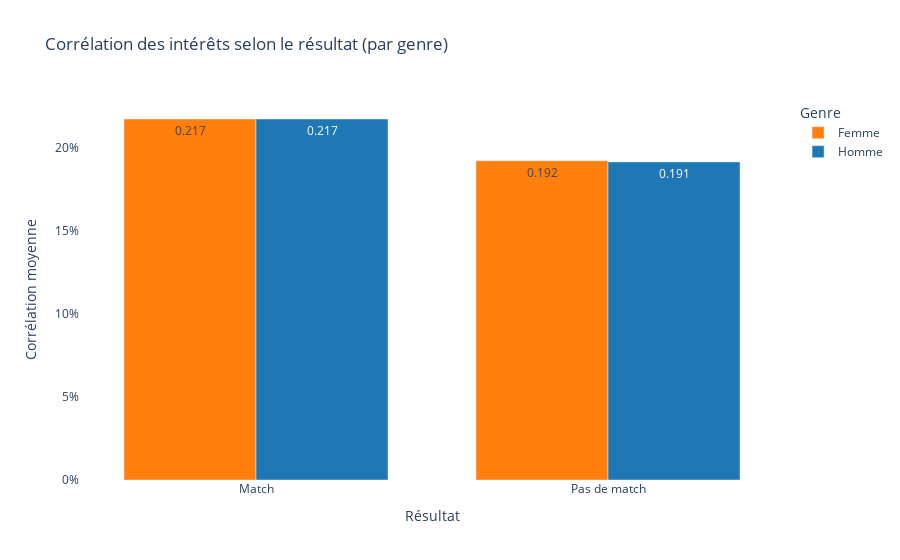

Here is the notebook cell this chart was saved with:
### Code cell
# relation entre intérêts partagés et match
corr_match_fig = fig = px.bar(
    mean_vals,
    x="match_label",
    y="int_corr",
    color="gender_label",
    barmode="group",
    labels={"match_label":"Résultat","int_corr":"Corrélation moyenne","gender_label":"Genre"},
    title="Corrélation des intérêts selon le résultat (par genre)",
    color_discrete_map={"Femme": "#ff7f0e", "Homme": "#1f77b4"}
)

corr_match_fig.update_traces(
    texttemplate="%{y:.3f}", 
    textposition="inside"
)

corr_match_fig.update_yaxes(
    tickformat=".0%", 
    rangemode="tozero"
)

corr_match_fig.update_layout(
    plot_bgcolor="white",
    xaxis_categoryorder="array",
    bargap=0.25
)

corr_match_fig.show()

### Figure 1 — Plotly figure (JSON) as saved in the notebook; plotly's stock layout.template omitted (floating-point values rounded to 4 significant figures)
{"data": [{"alignmentgroup": "True", "hovertemplate": "Genre=Femme<br>Résultat=%{x}<br>Corrélation moyenne=%{y}<extra></extra>", "legendgroup": "Femme", "marker": {"color": "#ff7f0e", "pattern": {"shape": ""}}, "name": "Femme", "offsetgroup": "Femme", "orientation": "v", "showlegend": true, "textposition": "inside", "texttemplate": "%{y:.3f}", "type": "bar", "x": ["Match", "Pas de match"], "xaxis": "x", "y": [0.2173, 0.1922], "yaxis": "y"}, {"alignmentgroup": "True", "hovertemplate": "Genre=Homme<br>Résultat=%{x}<br>Corrélation moyenne=%{y}<extra></extra>", "legendgroup": "Homme", "marker": {"color": "#1f77b4", "pattern": {"shape": ""}}, "name": "Homme", "offsetgroup": "Homme", "orientation": "v", "showlegend": true, "textposition": "inside", "texttemplate": "%{y:.3f}", "type": "bar", "x": ["Match", "Pas de match"], "xaxis": "x", "y": [0.2173, 0.1915], "yaxis": "y"}], "layout": {"bargap": 0.25, "barmode": "group", "legend": {"title": {"text": "Genre"}, "tracegroupgap": 0}, "plot_bgcolor": "white", "title": {"text": "Corrélation des intérêts selon le résultat (par genre)"}, "xaxis": {"anchor": "y", "categoryorder": "array", "domain": [0, 1], "title": {"text": "Résultat"}}, "yaxis": {"anchor": "x", "domain": [0, 1], "rangemode": "tozero", "tickformat": ".0%", "title": {"text": "Corrélation moyenne"}}}}
